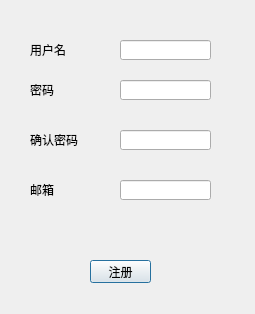
<?xml version="1.0" encoding="UTF-8"?>
<ui version="4.0">
 <class>Register</class>
 <widget class="QDialog" name="Register">
  <property name="geometry">
   <rect>
    <x>0</x>
    <y>0</y>
    <width>255</width>
    <height>314</height>
   </rect>
  </property>
  <property name="windowTitle">
   <string>用户注册</string>
  </property>
  <property name="styleSheet">
   <string notr="true">background-image: url(:/images/top_img0.png);</string>
  </property>
  <widget class="QLabel" name="labelName">
   <property name="geometry">
    <rect>
     <x>30</x>
     <y>40</y>
     <width>72</width>
     <height>20</height>
    </rect>
   </property>
   <property name="text">
    <string>用户名</string>
   </property>
  </widget>
  <widget class="QLabel" name="labelPassword">
   <property name="geometry">
    <rect>
     <x>30</x>
     <y>80</y>
     <width>72</width>
     <height>20</height>
    </rect>
   </property>
   <property name="text">
    <string>密码</string>
   </property>
  </widget>
  <widget class="QLabel" name="labelPasswordCheck">
   <property name="geometry">
    <rect>
     <x>30</x>
     <y>130</y>
     <width>72</width>
     <height>20</height>
    </rect>
   </property>
   <property name="text">
    <string>确认密码</string>
   </property>
  </widget>
  <widget class="QLabel" name="labelEmail">
   <property name="geometry">
    <rect>
     <x>30</x>
     <y>180</y>
     <width>72</width>
     <height>20</height>
    </rect>
   </property>
   <property name="text">
    <string>邮箱</string>
   </property>
  </widget>
  <widget class="QLineEdit" name="lineEditName">
   <property name="geometry">
    <rect>
     <x>120</x>
     <y>40</y>
     <width>91</width>
     <height>20</height>
    </rect>
   </property>
   <property name="styleSheet">
    <string notr="true">background-image: url(:/images/backw.png);</string>
   </property>
  </widget>
  <widget class="QLineEdit" name="lineEditPassword">
   <property name="geometry">
    <rect>
     <x>120</x>
     <y>80</y>
     <width>91</width>
     <height>20</height>
    </rect>
   </property>
   <property name="styleSheet">
    <string notr="true">background-image: url(:/images/backw.png);</string>
   </property>
  </widget>
  <widget class="QLineEdit" name="lineEditPasswordCheck">
   <property name="geometry">
    <rect>
     <x>120</x>
     <y>130</y>
     <width>91</width>
     <height>20</height>
    </rect>
   </property>
   <property name="styleSheet">
    <string notr="true">background-image: url(:/images/backw.png);</string>
   </property>
  </widget>
  <widget class="QLineEdit" name="lineEditEmail">
   <property name="geometry">
    <rect>
     <x>120</x>
     <y>180</y>
     <width>91</width>
     <height>20</height>
    </rect>
   </property>
   <property name="styleSheet">
    <string notr="true">background-image: url(:/images/backw.png);</string>
   </property>
  </widget>
  <widget class="QPushButton" name="registerCheckButton">
   <property name="geometry">
    <rect>
     <x>90</x>
     <y>260</y>
     <width>61</width>
     <height>23</height>
    </rect>
   </property>
   <property name="styleSheet">
    <string notr="true">background-image: url(:/images/backw.png);</string>
   </property>
   <property name="text">
    <string>注册</string>
   </property>
  </widget>
 </widget>
 <resources/>
 <connections/>
</ui>
